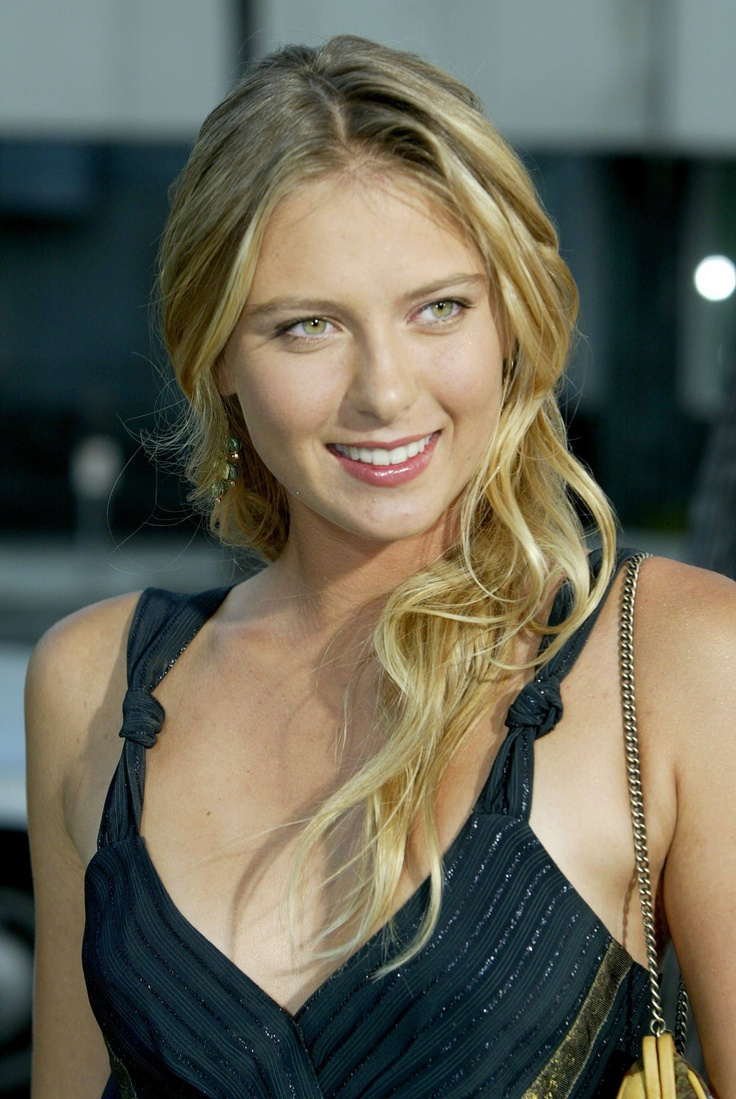
#> input picture model/test_images/sharapova4.jpg, 736 x 1099 px
$ jupyter execute --allow-errors sportsCelebImageClassification.ipynb   (shell and % lines are left out)
#> lines starting #> are read from the running program, lines starting #| are printed output that depends on the picture; after the words box and inside, x2 and y2 are one past the last pixel; in counts of white or black regions, pixels touching at a corner belong together
[cell 1]
import numpy as np
import pandas as pd
import cv2
import matplotlib
from matplotlib import pyplot as plt

[cell 2]
img = cv2.imread('./test_images/sharapova4.jpg')
#> img is the input picture: shape (1099, 736, 3); mean B, G, R 85.6, 101.2, 103.2
img.shape
#> Out = (1099, 736, 3)
# third coordinate coming is of RGB value

[cell 3]
plt.imshow(img)

[cell 4]
gray = cv2.cvtColor(img, cv2.COLOR_BGR2GRAY)
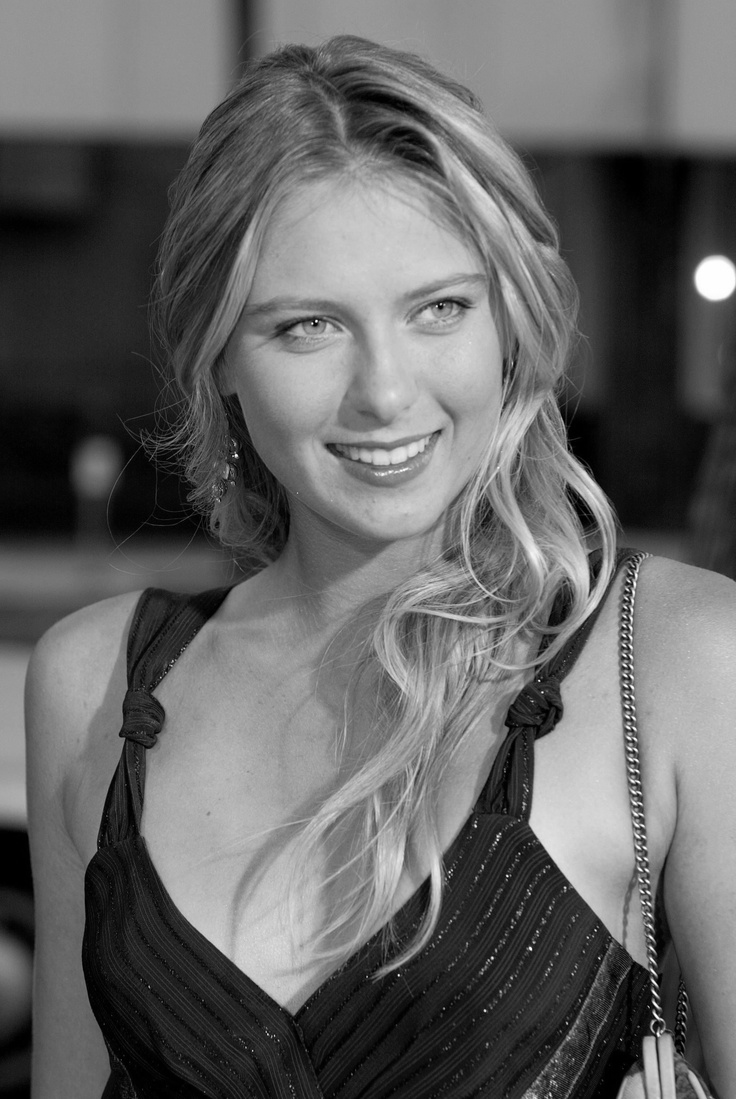
#> gray: shape (1099, 736); min 0, max 255, mean 100
gray.shape
plt.imshow(gray)

#this function removes the RGB coordinate

[cell 5]
face_cascade = cv2.CascadeClassifier('./opencv/haarcascades/haarcascade_frontalface_default.xml')
eye_cascade = cv2.CascadeClassifier('./opencv/haarcascades/haarcascade_eye.xml')

faces = face_cascade.detectMultiScale(gray, 1.3, 5)  #detectMultiScale returns data objects of different sizes in the input image
#> faces = [[210, 190, 334, 334]]
faces  # output is an image which represents x coor, y coor, width and height
#> Out = [[210, 190, 334, 334]]

[cell 6]
x, y, w, h = faces[0]
#> x = 210; y = 190; w = 334; h = 334
x, y, w, h
#> Out = (210, 190, 334, 334)

[cell 7]
face_img = cv2.rectangle(img, (x,y), (x+w, y+h), (255, 0, 0), 2)
plt.imshow(face_img)

[cell 8]
cv2.destroyAllWindows()
for (x,y,w,h) in faces:
    img = cv2.rectangle(img,(x,y),(x+w,y+h),(255,0,0),2)
    roi_gray = gray[y:y+h, x:x+w]
    roi_color = img[y:y+h, x:x+w]
    eyes = eye_cascade.detectMultiScale(roi_gray)
    for (ex,ey,ew,eh) in eyes:
        cv2.rectangle(roi_color,(ex,ey),(ex+ew,ey+eh),(0,255,0),2)
#> this loop made 1 pass
#> (x, y, w, h, eyes) on pass 1: (210, 190, 334, 334, [[195, 86, 67, 67], [58, 100, 77, 77]])
#> pass 1, `roi_gray = gray[y:y+h, x:x+w]`:
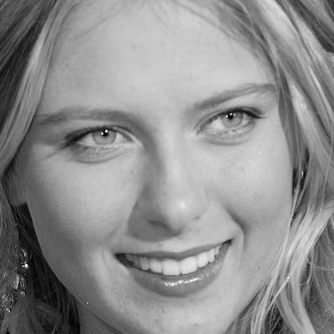
#> roi_gray: shape (334, 334); min 1, max 254, mean 142.2
#> pass 1, `roi_color = img[y:y+h, x:x+w]`:
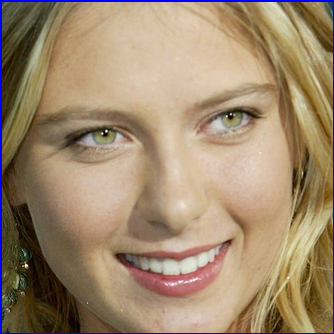
#> roi_color: shape (334, 334, 3); mean B, G, R 110.6, 137.2, 159.4
#> after the loop:
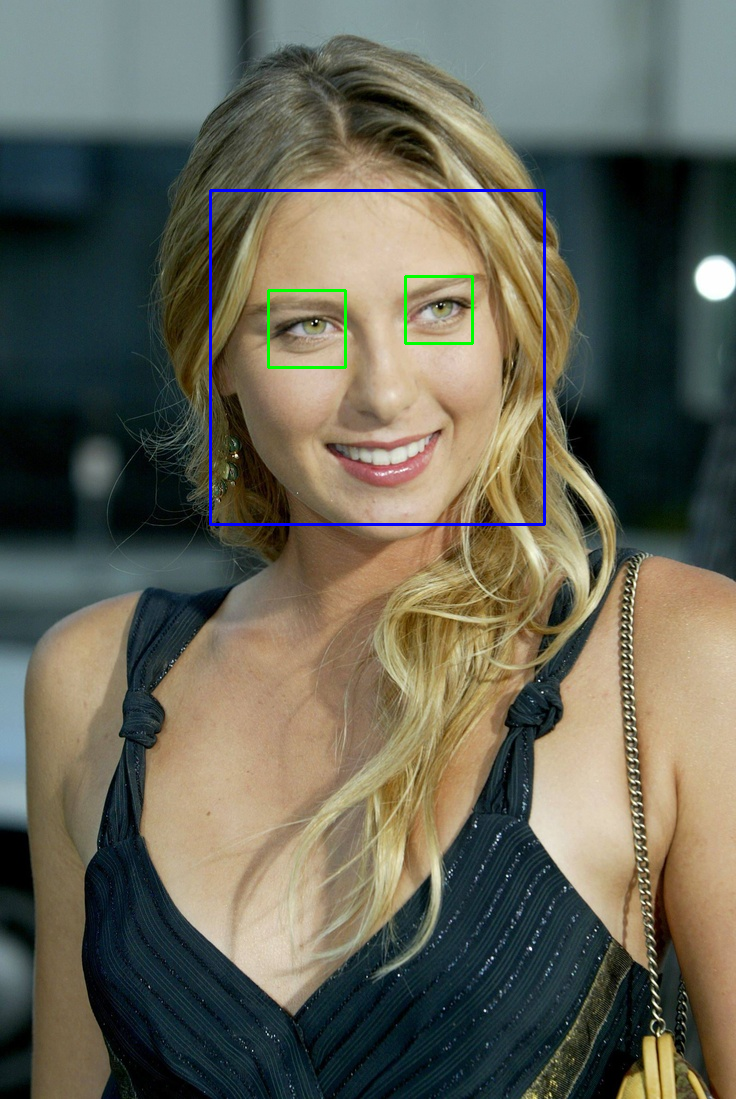
#> img: shape (1099, 736, 3); mean B, G, R 86.2, 100.9, 102.2
#> after the loop:
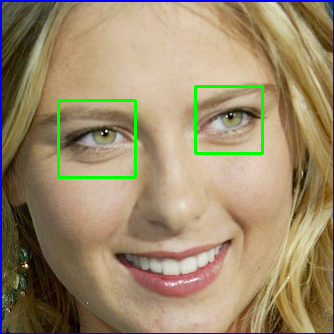
#> roi_color: shape (334, 334, 3); 1.54% of pixels changed, all inside (x1, y1, x2, y2) = (57, 85, 264, 179)

plt.figure()
plt.imshow(face_img, cmap='gray')

[cell 9]
plt.imshow(roi_color, cmap='gray')

[cell 10]
def get_cropped_image_if_2_eyes(image_path):
#> called with image_path = './test_images/sharapova5.jpg'
    img = cv2.imread(image_path)
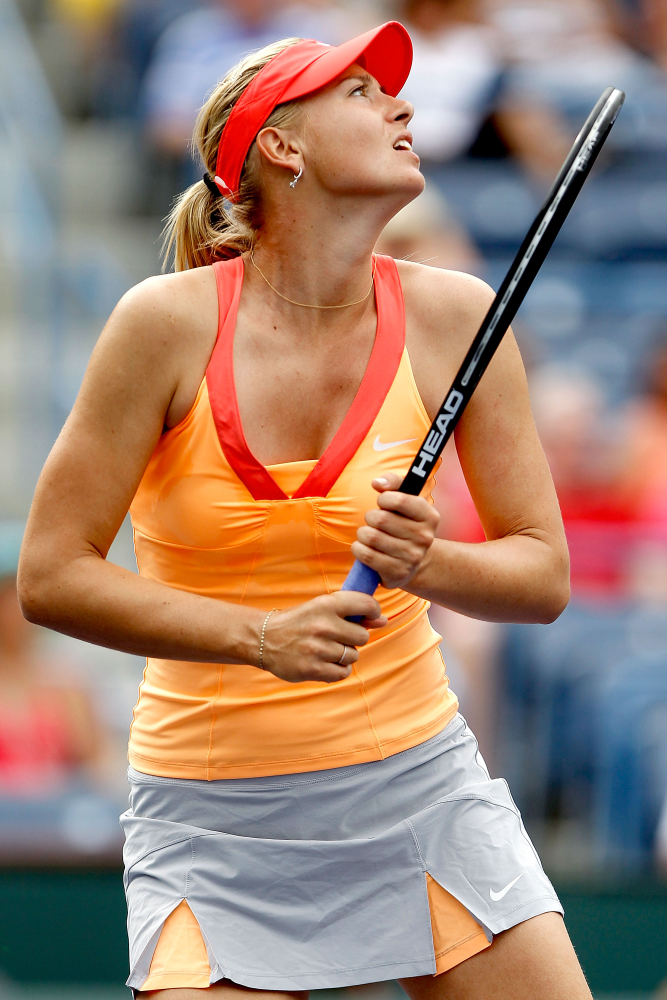
#> input picture model/test_images/sharapova5.jpg, 2001 x 3000 px (shown at 1/3 size)
#> img is the input picture: shape (3000, 2001, 3); mean B, G, R 113.9, 129.7, 160.1
    gray = cv2.cvtColor(img, cv2.COLOR_BGR2GRAY)
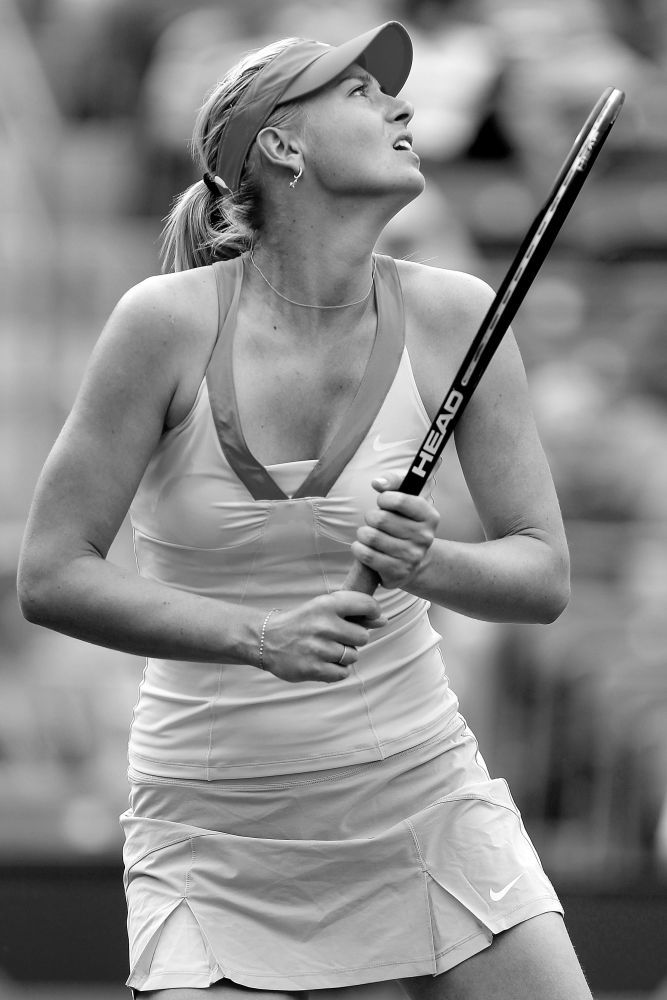
#> gray: shape (3000, 2001) (shown at 1/3 size); min 0, max 255, mean 137
    faces = face_cascade.detectMultiScale(gray, 1.3, 5)
#> faces = ()
    for (x,y,w,h) in faces:
        roi_gray = gray[y:y+h, x:x+w]
        roi_color = img[y:y+h, x:x+w]
        eyes = eye_cascade.detectMultiScale(roi_gray)
        if len(eyes) >= 2:
              return roi_color
#> this loop made 0 passes

[cell 11]
img_face = get_cropped_image_if_2_eyes('./test_images/sharapova5.jpg')
img_face

[cell 12]
path_to_data = "./dataset/"
path_to_cr_data = "./dataset/cropped/"

[cell 13]
import os
img_dirs = []
for entry in os.scandir(path_to_data):
    if entry.is_dir():
        img_dirs.append(entry.path)

img_dirs

[cell 14]
import shutil
if os.path.exists(path_to_cr_data):
    shutil.rmtree(path_to_cr_data)
os.mkdir(path_to_cr_data)

[cell 15]
cropped_image_dirs = []
celebrity_file_names_dict = {}

#> (the rest of this cell did not finish here and is left out)

        if roi_color is not None:
            cropped_folder = path_to_cr_data + celebrity_name
            if not os.path.exists(cropped_folder):
                os.makedirs(cropped_folder)
                cropped_image_dirs.append(cropped_folder)
                print("Generating cropped images in folder", cropped_folder)

            cropped_file_name = celebrity_name + str(count) + ".png"
            cropped_file_path = cropped_folder + "/" + cropped_file_name

            cv2.imwrite(cropped_file_path, roi_color)
            celebrity_file_names_dict[celebrity_name].append(cropped_file_path)
            count += 1

[cell 16]
celebrity_file_names_dict = {}
for img_dir in cropped_image_dirs:
    celebrity_name = img_dir.split('/')[-1]
    file_list = []
    for entry in os.scandir(img_dir):
        file_list.append(entry.path)
    celebrity_file_names_dict[celebrity_name] = file_list
celebrity_file_names_dict

[cell 17]
import numpy as np
import pywt
import cv2

def w2d(img, mode='haar', level=1):
#> called with mode = 'db1', level = 5
    imArray = img
    #Datatype conversions
    #convert to grayscale
    imArray = cv2.cvtColor( imArray,cv2.COLOR_RGB2GRAY )
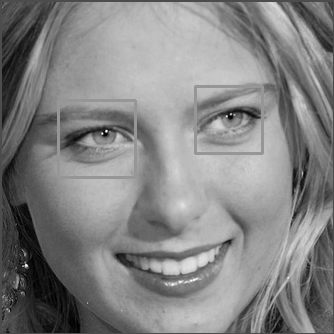
#> imArray: shape (334, 334); min 1, max 252, mean 131.5
    #convert to float
    imArray =  np.float32(imArray)
    imArray /= 255;
    # compute coefficients
    coeffs=pywt.wavedec2(imArray, mode, level=level)
#> coeffs = 6 items

    #Process Coefficients
    coeffs_H=list(coeffs)
#> coeffs_H = 6 items
    coeffs_H[0] *= 0;

    # reconstruction
    imArray_H=pywt.waverec2(coeffs_H, mode);
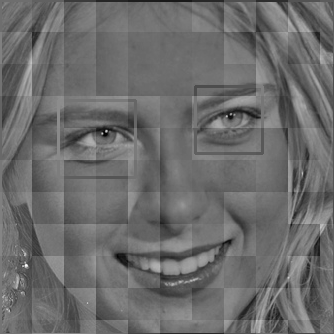
#> imArray_H: shape (334, 334) float32; min -0.535, max 0.731, mean 0.000512; drawn with min black and max white
    imArray_H *= 255;
    imArray_H =  np.uint8(imArray_H)
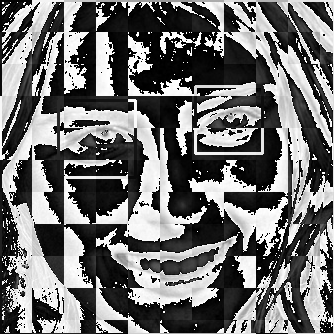
#> imArray_H: shape (334, 334); min 0, max 255, mean 111.1

    return imArray_H

[cell 18]
im_har = w2d(roi_color,'db1',5)
plt.imshow(im_har, cmap='gray')

[cell 19]
celebrity_file_names_dict

[cell 20]
class_dict = {}
count = 0
for celebrity_name in celebrity_file_names_dict.keys():
    class_dict[celebrity_name] = count
    count = count + 1
class_dict
